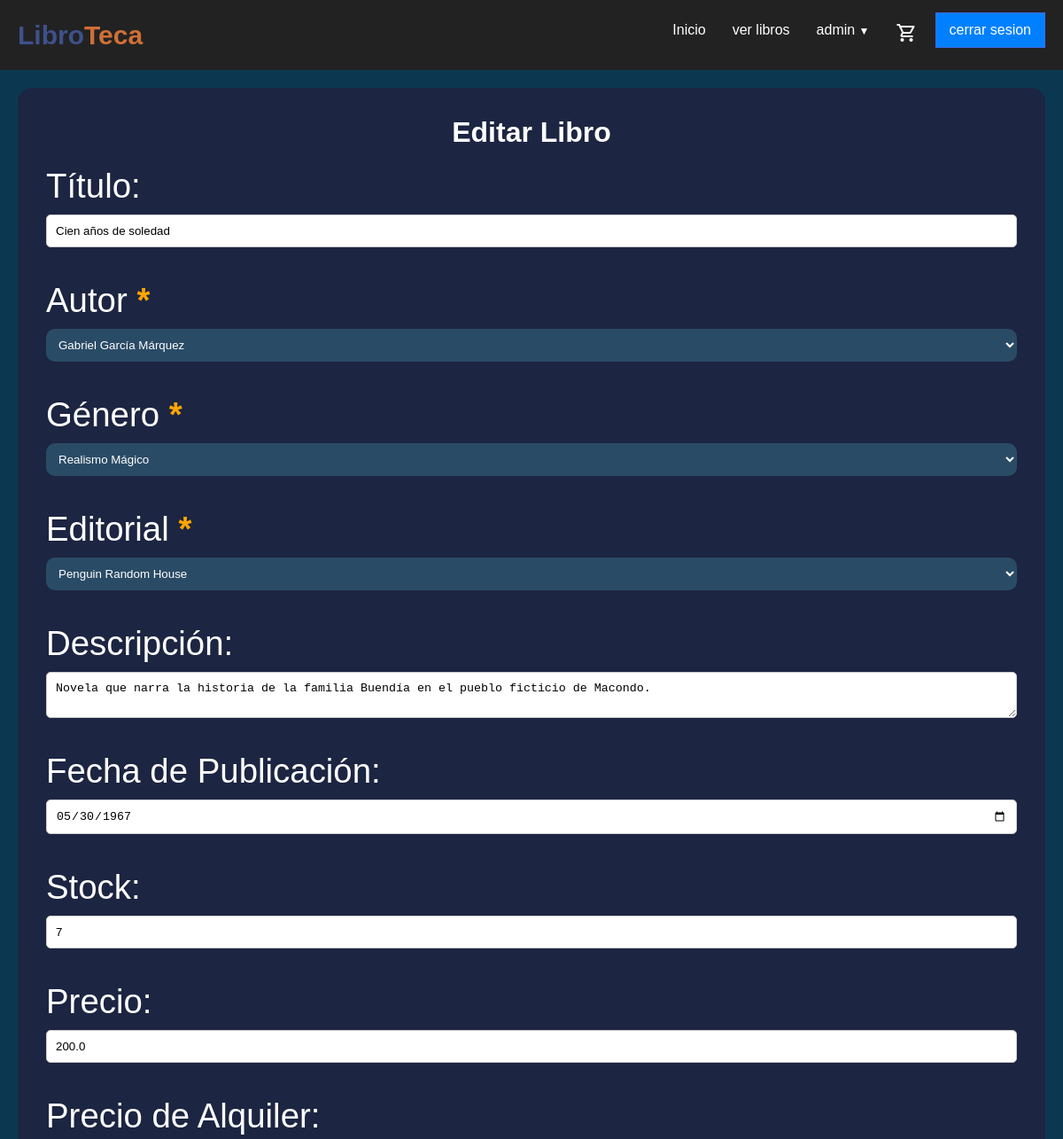
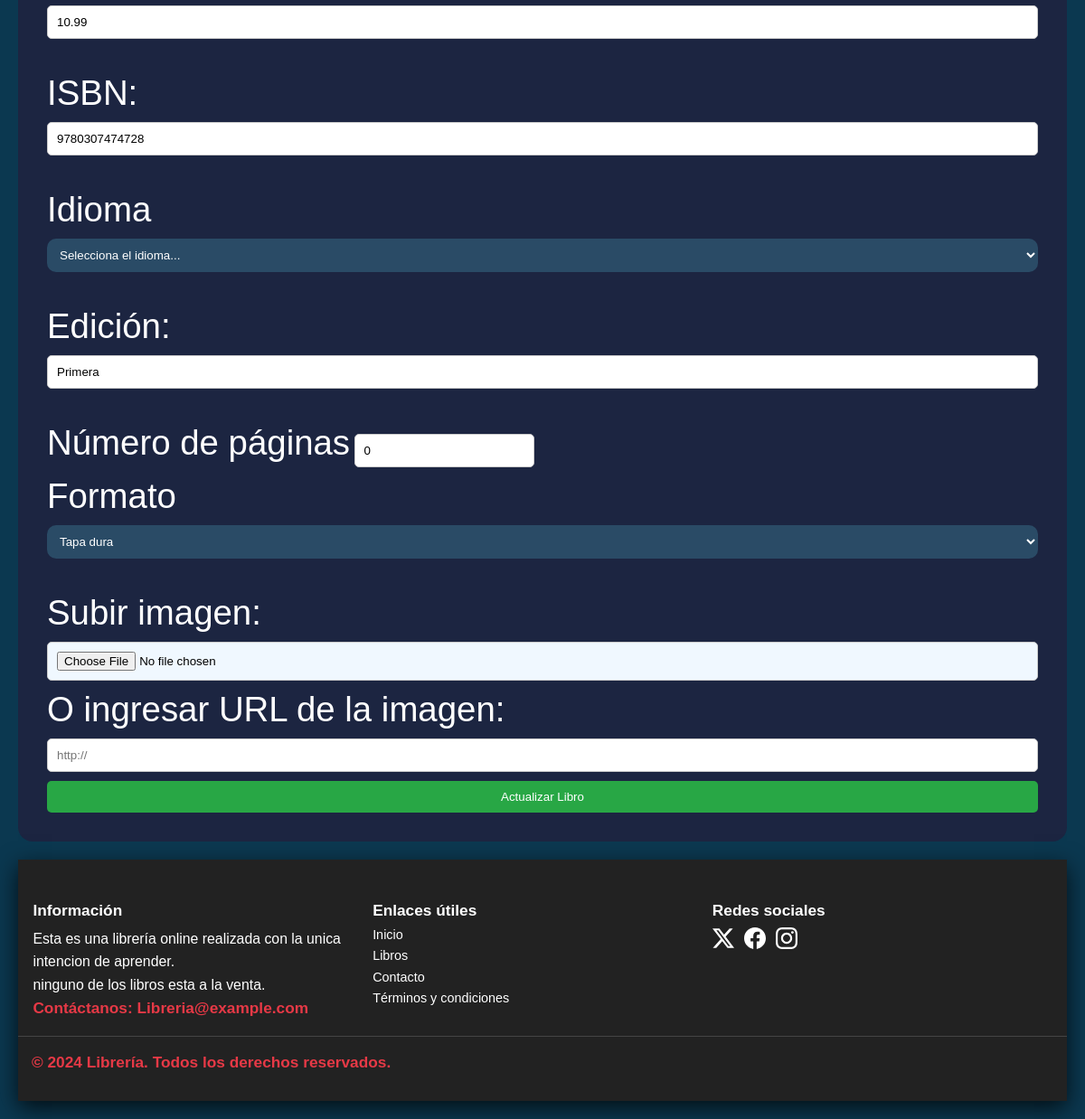
The page /editarlibro/1 (signed in) on the database its author committed (2 pictures, top to bottom).
### models/controladordatabase.py (models this page shows, shortened)
class Libros(db.Model):
    __tablename__ = 'Libros'
    id = db.Column(db.Integer, primary_key=True)
    titulo = db.Column(db.String(100), nullable=False)
    descripcion = db.Column(db.Text, nullable=True)
    fecha_emision = db.Column(db.Text, nullable=False, default=date.today)
    stock = db.Column(db.Integer, nullable=False)
    precio = db.Column(db.Float, nullable=False)
    precio_alquiler = db.Column(db.Float, nullable=True)
    img = db.Column(db.String(200), nullable=True, default="sinimagen.jpg")
    id_autor = db.Column(db.Integer, db.ForeignKey('Autores.id'), nullable=False)
    id_genero = db.Column(db.Integer, db.ForeignKey('Generos.id'), nullable=False)
    id_editorial = db.Column(db.Integer, db.ForeignKey('Editorial.id'), nullable=True)
    isbn = db.Column(db.String(13), unique=True, nullable=True)
    idioma = db.Column(db.String(50), nullable=True)
    edicion = db.Column(db.String(50), nullable=True)
    paginas = db.Column(db.Integer, nullable=True)
    fecha_publicacion = db.Column(db.Text, nullable=True,  default=date.today)
    formato = db.Column(db.Enum('Tapa dura', 'Tapa blanda', 'eBook', 'Audiolibro', 'Otro'), nullable=True)
    calificacion_promedio = db.Column(db.Float, nullable=True, default=0.0)
    prestamos = db.relationship('Prestamo', backref='libro', lazy=True)
    comentarios = db.relationship('Comentario', backref='libro', lazy=True)

### routes/libros.py (the view, shortened to what this page needs)
@libros.route('/editarlibro/<int:id>', methods=['POST', 'GET'])
@admin_required
def editarlibro(id):
    libro = Libros.query.get_or_404(id)
    autores = Autor.query.all()
    generos = Genero.query.all()
    editoriales = Editorial.query.all()
    return render_template('libros/editarlibro.html', libro=libro, autores=autores, generos=generos, editoriales=editoriales)

### routes/login.py (called while the page is built)
def admin_required(f):
    @wraps(f)
    def decorated_function(*args, **kwargs):
        if "nombre" not in session:
            flash("Acceso denegado: Debes iniciar sesión.")
            return redirect(url_for('user.index_login'))
        if session.get('rol') != 'admin':
            flash("Acceso denegado: Se requiere rol de administrador.")
            return redirect(url_for('libros.bienvenida'))
        return f(*args, **kwargs)
    return decorated_function

### templates/libros/editarlibro.html (shortened to what this page needs)
{% extends 'layout.html' %}
{% block content %}
<body>
    <div class="container">
    <h1>Editar Libro</h1>
    <form action="{{ url_for('libros.editarlibro', id=libro.id) }}" method="POST" enctype="multipart/form-data">
        <label for="titulo">Título:</label>
        <input type="search" name="titulo" value="{{ libro.titulo }}" class="input_field" required><br>
     <label for="autor">Autor <strong style="color: orange;">*</strong></label>
     <select name="autor" id="autor_select" class="input_field" required>
         {% for autor in autores %}
         <option value="{{ autor.id }}">{{ autor.nombre }} {{ autor.apellido }}</option>
         {% endfor %}
     </select><br>
     <label for="genero">Género <strong style="color: orange;">*</strong></label>
     <select name="genero" id="genero_select" class="input_field" required>
         {% for genero in generos %}
         <option value="{{ genero.id }}">{{ genero.nombre }}</option>
         {% endfor %}
     </select><br>
     <label for="editorial">Editorial <strong style="color: orange;">*</strong></label>
     <select name="editorial" id="editorial_select" class="input_field" required>
         {% for editorial in editoriales %}
         <option value="{{ editorial.id }}">{{ editorial.nombre }}</option>
         {% endfor %}
     </select><br>
        <label for="descripcion">Descripción:</label>
        <textarea name="descripcion"  class="input_field">{{ libro.descripcion }}</textarea><br>
        <label for="fecha_publicacion">Fecha de Publicación:</label>
        <input type="date" name="fecha_publicacion" class="input_field" value="{{ libro.fecha_emision if libro.fecha_emision else 'Fecha Desconocida'}}" ><br>
        <label for="stock">Stock:</label>
        <input class="input_field" type="number" name="stock" value="{{ libro.stock if libro.stock else 'Desconocido'}}" required><br>
        <label for="precio">Precio:</label>
        <input class="input_field" type="number" step="0.01" name="precio" value="{{ libro.precio }}" class="input_field" required><br>
        <label for="precio_alquiler">Precio de Alquiler:</label>
        <input class="input_field" type="number" step="0.01" name="precio_alquiler" value="{{ libro.precio_alquiler if libro.precio_alquiler else '0' }}" class="input_field"><br>
        <label for="isbn">ISBN:</label>
        <input class="input_field" type="text" name="isbn" value="{{ libro.isbn if libro.isbn else '' }}" ><br>
        <label for="idioma">Idioma</label>
        <select name="idioma" class="input_field" id="idioma" onchange="mostrarNumeroPaginas()">
            <option value="" disabled selected>Selecciona el idioma...</option>
            </select><br>
        <label for="edicion">Edición:</label>
        <input class="input_field" type="text" name="edicion" value="{{ libro.edicion if libro.edicion else 'Desconocido' }}" ><br>
        <div id="campo_paginas" style="display:block;">
            <label for="paginas">Número de páginas</label>
            <input type="number" name="paginas" placeholder="Número de páginas" class="input_field" value="0"> <br>
        </div>
         <label for="formato">Formato</label>
         <select name="formato" class="input_field" id="formato" onchange="mostrarNumeroPaginas()">
             <option value="Tapa dura">Tapa dura</option>
         </select><br>
        <label for="imagen">Subir imagen:</label>
        <input class="input_field" type="file" name="imagen" id="imagen" style="background-color: aliceblue;">
        <label for="imagen_url">O ingresar URL de la imagen:</label>
        <input type="url" name="imagen_url" id="imagen_url" placeholder="http://">
        <button type="submit">Actualizar Libro</button>
    </form>
</div>
</body>
</html>
</head>
<body>
{% endblock %}

### static/css/tabla.css (style rules this page uses)
.container { max-width: 1200px; padding: 2rem; border-radius: 1rem; width: 100%; }
h1 { font-size: 2rem; color: #fff; }

### static/css/navbar.css (style rules this page uses)
* { box-sizing: border-box; padding: 0; margin: 0; }
body { font-family: sans-serif; font-size: 16px; }

### static/css/login.css (style rules this page uses)
:root { --color-azul: #0b3850; --color-azul-marino: #1C2541; --color-gris-claro: #E0E0E0; --color-blanco: #FFFFFF; --color-gris-oscuro: #333333; --color-naranja: #F4A261; --color-naranja-oscuro: #cf6f37; --primary: 237, 94%, 81%; --background: 266, 16%, 92%; --background-secondary: 256, 12%, 12%; --background-secondary-dark: 256, 10%, 10%; --background-secondary-light: 257, 11%, 16%; --text-primary: 0, 0%, 0%; --black: 0, 0%, 0%; --white: 0, 0%, 100%; --quite-gray: 0, 0%, 50%; --grooble: 10, 28%, 93%; --heading-large: 5.6rem; --heading-medium: 3.6rem; --heading-small: 2.4rem; --paragraph: 1.11rem; --navbar-buttons: 2.4rem; --transition-main: .175, .685, .32; --font-main: "Poppins"; }

### static/css/detalles.css (style rules this page uses)
* { margin: 0; padding: 0; box-sizing: border-box; }
label { color: #ffffff; font-size: var(--heading-small); }
body { background-color: var(--color-azul); }
main#main h1 { font-size: 2em; margin-bottom: 10px; color: #ffffff; text-align: center; }
button { background-color: #4c00ff; border: none; padding: 10px 20px; border-radius: 10px; cursor: pointer; color: white; }
select { padding: 10px; border-radius: 10px; background-color: #2a4b66; color: white; border: none; }

### static/css/carousel.css (style rules this page uses)
form { margin-top: 20px; display: flex; flex-direction: column; gap: 10px; }
form input, form textarea { padding: 10px; border: 1px solid #ccc; border-radius: 5px; }
button { background-color: #28a745; color: white; padding: 10px 15px; border: none; border-radius: 5px; cursor: pointer; }
.container { background-color: var(--color-azul-marino); }

### rows shown on the page
Libros: titulo "Cien años de soledad", descripcion "Novela que narra la historia de la familia Buendía en el pueblo ficticio de Macondo.", fecha_publicacion "05/30/1967", stock "7", precio "200.0", precio_alquiler "10.99", isbn "9780307474728", edicion "Primera"

### other values the page prints
form field autor "Gabriel García Márquez"
form field genero "Realismo Mágico"
form field editorial "Penguin Random House"
